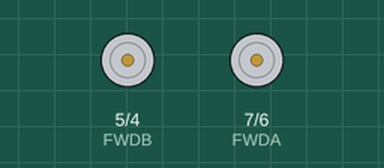
Bench run of a sketch on a simulated Arduino Uno, built with avr-gcc and run on an emulated ATmega328P. Shown: motor-driver pin pairs drawn as motors (green arrow = first pin HIGH = forward, orange = second pin HIGH = backward, longer = more drive, scaled by the enable pin).

Above: at 0.1 s.
At 9.1 s:
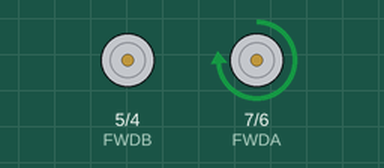
At 19.1 s:
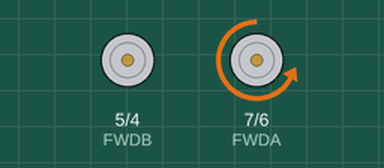
At 39.1 s:
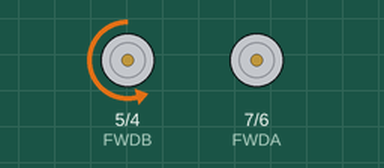
Timing chart, 0 to 40.0 s (numbered marks = the images above):
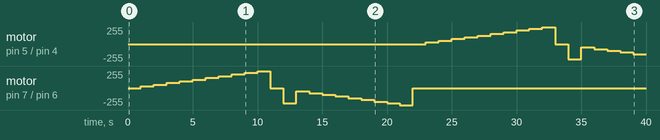

The sketch:

sketch_dc_motor.ino
```cpp
// Constants

// Motor A pins
const int FWDA = 7;
const int BWDA = 6;
const int SPEEDA = 10;

// Motor B pins
const int FWDB = 5;
const int BWDB = 4;
const int SPEEDB = 9;

void setup() {
  pinMode(FWDA, OUTPUT);
  pinMode(BWDA, OUTPUT);
  pinMode(SPEEDA, OUTPUT);
  pinMode(FWDB, OUTPUT);
  pinMode(BWDB, OUTPUT);
  pinMode(SPEEDB, OUTPUT);
}

void loop() {
  // Slowly increase the forward speed of motor A
  for (int s=0; s<=100; s+=10) {
    turnMotorAForward(s);
    delay(1000);
  }
  stopMotorA();


  // Slowly increase the backward speed of motor A
  for (int s=0; s<=100; s+=10) {
    turnMotorABackward(s);
    delay(1000);
  }
  stopMotorA();

  // Slowly increase the forward speed of motor B
  for (int s=0; s<=100; s+=10) {
    turnMotorBForward(s);
    delay(1000);
  }
  stopMotorB();

  // Slowly increase the backward speed of motor B
  for (int s=0; s<=100; s+=10) {
    turnMotorBBackward(s);
    delay(1000);
  }
  stopMotorB();
}

// Turn motor A forwards at speed s (from 0 to 100)
void turnMotorAForward(int s){
  digitalWrite(FWDA, HIGH);
  digitalWrite(BWDA, LOW);
  analogWrite(SPEEDA, s*255/100);
}

// Turn motor A backwards at speed s (from 0 to 100)
void turnMotorABackward(int s){
  digitalWrite(FWDA,LOW);
  digitalWrite(BWDA,HIGH);
  analogWrite(SPEEDA, s*255/100);
}

// Stop motor A
void stopMotorA(){
  digitalWrite(FWDA, LOW);
  digitalWrite(BWDA, LOW);
}

// Turn motor B forwards at speed s (from 0 to 100)
void turnMotorBForward(int s){
  digitalWrite(FWDB, HIGH);
  digitalWrite(BWDB, LOW);
  analogWrite(SPEEDB, s*255/100);
}

// Turn motor B backwards at speed s (from 0 to 100)
void turnMotorBBackward(int s){
  digitalWrite(FWDB, LOW);
  digitalWrite(BWDB, HIGH);
  analogWrite(SPEEDB, s*255/100);
}

// Stop motor B
void stopMotorB(){
  digitalWrite(FWDB, LOW);
  digitalWrite(BWDB, LOW);
}
```

Measured:
- by itself, motor on pin 7 (FWDA) / pin 6 (BWDA): stopped → forward 25/255 at 1.0 s, → forward 51/255 1.0 s later, → forward 76/255 1.0 s later, → forward 102/255 1.0 s later, … (22 changes in this stretch)
- by itself, motor on pin 5 (FWDB) / pin 4 (BWDB): stopped → forward 25/255 at 23.0 s, → forward 51/255 1.0 s later, → forward 76/255 1.0 s later, → forward 102/255 1.0 s later, … (17 changes in this stretch)
